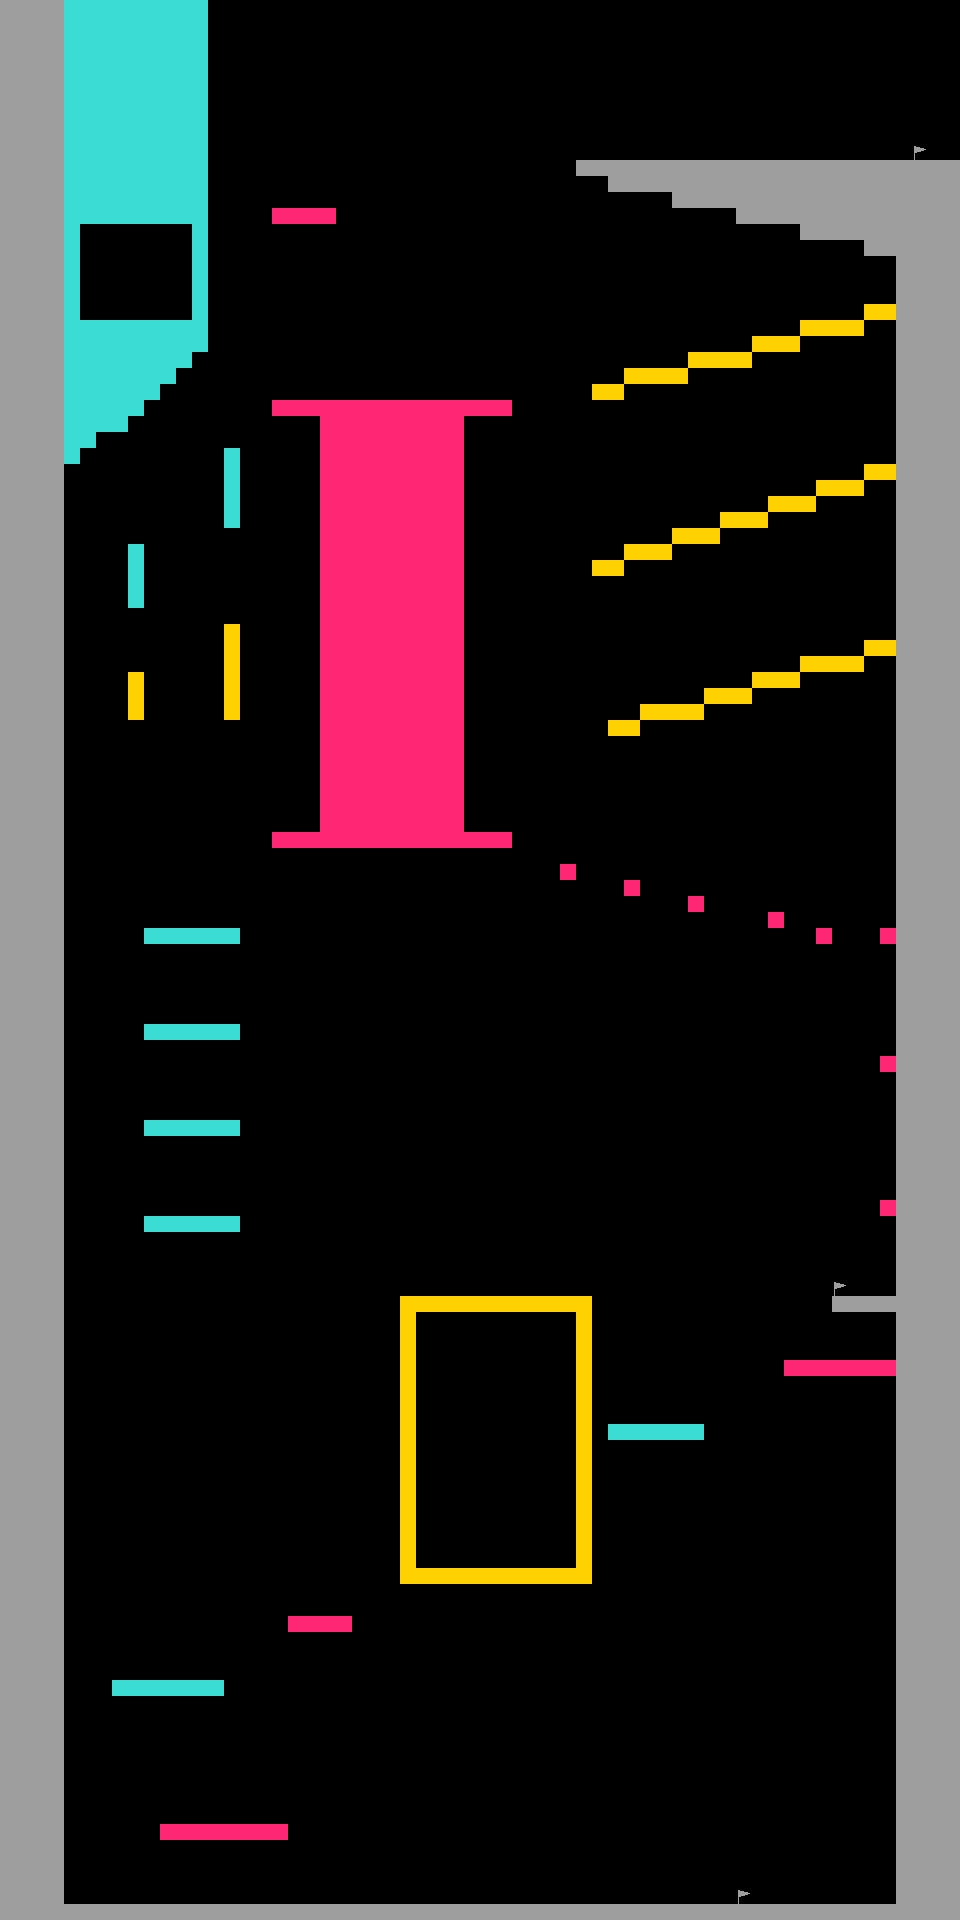

This game map was drawn from its Tiled (.tmx) file and the tilesets committed beside it. A one-line description and the trimmed map source follow:
An orthogonal 60x120 tile map with 16x16 px tiles, 4 tile layers (Base, Yellow, Red, Blue) and 3 objects (Spawn, Goal, Checkpoint).

<map version="1.2" tiledversion="1.3.4" orientation="orthogonal" renderorder="right-down" width="60" height="120" tilewidth="16" tileheight="16" infinite="0" nextlayerid="7" nextobjectid="17">
 <editorsettings>
  <export target="test_tilemap.json" format="json" />
 </editorsettings>
 <tileset firstgid="1" name="test_tileset" tilewidth="16" tileheight="16" tilecount="9" columns="3">
  <image source="test_tilemap.png" width="48" height="48" />
  <tile id="0">
   <properties>
    <property name="collision" type="bool" value="true" />
   </properties>
  </tile>
  <tile id="1">
   <properties>
    <property name="collision" type="bool" value="true" />
   </properties>
  </tile>
  <tile id="2">
   <properties>
    <property name="collision" type="bool" value="true" />
   </properties>
  </tile>
  <tile id="3">
   <properties>
    <property name="collision" type="bool" value="true" />
   </properties>
  </tile>
  <tile id="4">
   <properties>
    <property name="collision" type="bool" value="true" />
   </properties>
  </tile>
  <tile id="5">
   <properties>
    <property name="collision" type="bool" value="false" />
   </properties>
  </tile>
  <tile id="6">
   <properties>
    <property name="collision" type="bool" value="false" />
   </properties>
  </tile>
  <tile id="7">
   <properties>
    <property name="collision" type="bool" value="false" />
   </properties>
  </tile>
  <tile id="8">
   <properties>
    <property name="collision" type="bool" value="false" />
   </properties>
  </tile>
 </tileset>
 <layer id="1" name="Base" width="60" height="120">
  <data>[7200 cells, 7200 non-empty, 4 distinct tile ids]</data>
 </layer>
 <layer id="5" name="Yellow" width="60" height="120">
  <data>[7200 cells, 124 non-empty, 1 distinct tile ids]</data>
 </layer>
 <layer id="3" name="Red" width="60" height="120">
  <data>[7200 cells, 295 non-empty, 1 distinct tile ids]</data>
 </layer>
 <layer id="4" name="Blue" width="60" height="120">
  <data>[7200 cells, 235 non-empty, 1 distinct tile ids]</data>
 </layer>
 <objectgroup id="6" name="Objects">
  <object id="2" name="Spawn" x="738" y="1834">
   <point />
  </object>
  <object id="10" name="Goal" x="912" y="160">
   <point />
  </object>
  <object id="16" name="Checkpoint" x="838" y="1259">
   <point />
  </object>
 </objectgroup>
</map>
